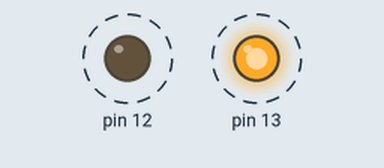
Recording of a sketch running on a simulated Arduino Uno, built with avr-gcc and run on an emulated ATmega328P. Parts: output pins drawn as LEDs (lit = HIGH). Dashed ring = blinking.

Above: at 0.2 s.
Timing chart, 0 to 3.0 s (numbered marks = the images above):
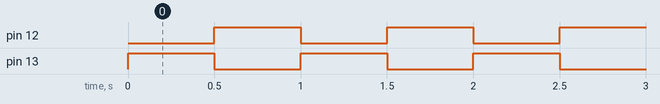

The sketch:

week07_2_arduino_blink_blink.ino
```cpp
// week07_2_arduino_blink_blink
// 短腳接 GND ，長腳接 13
// 短腳接 GND ，長腳接 12

void setup() {
  // put your setup code here, to run once:
  pinMode(12, OUTPUT);  // 把第 12 隻腳，能送出資料 OUTPUT
  pinMode(13, OUTPUT);  // 把第 13 隻腳，能送出資料 OUTPUT
}

void loop() {
  // put your main code here, to run repeatedly:
  digitalWrite(13, HIGH);  // 發亮
  delay(500);
  digitalWrite(13, LOW);  // 暗掉
  digitalWrite(12, HIGH);  // 發亮
  delay(500);
  digitalWrite(12, LOW);  // 暗掉
}
```

Measured:
- by itself, pin 12, pin 13: alternates HIGH for 0.50 s and LOW for 0.50 s
- by itself, everything shown: repeats every 1.0 s, in 3 steps
